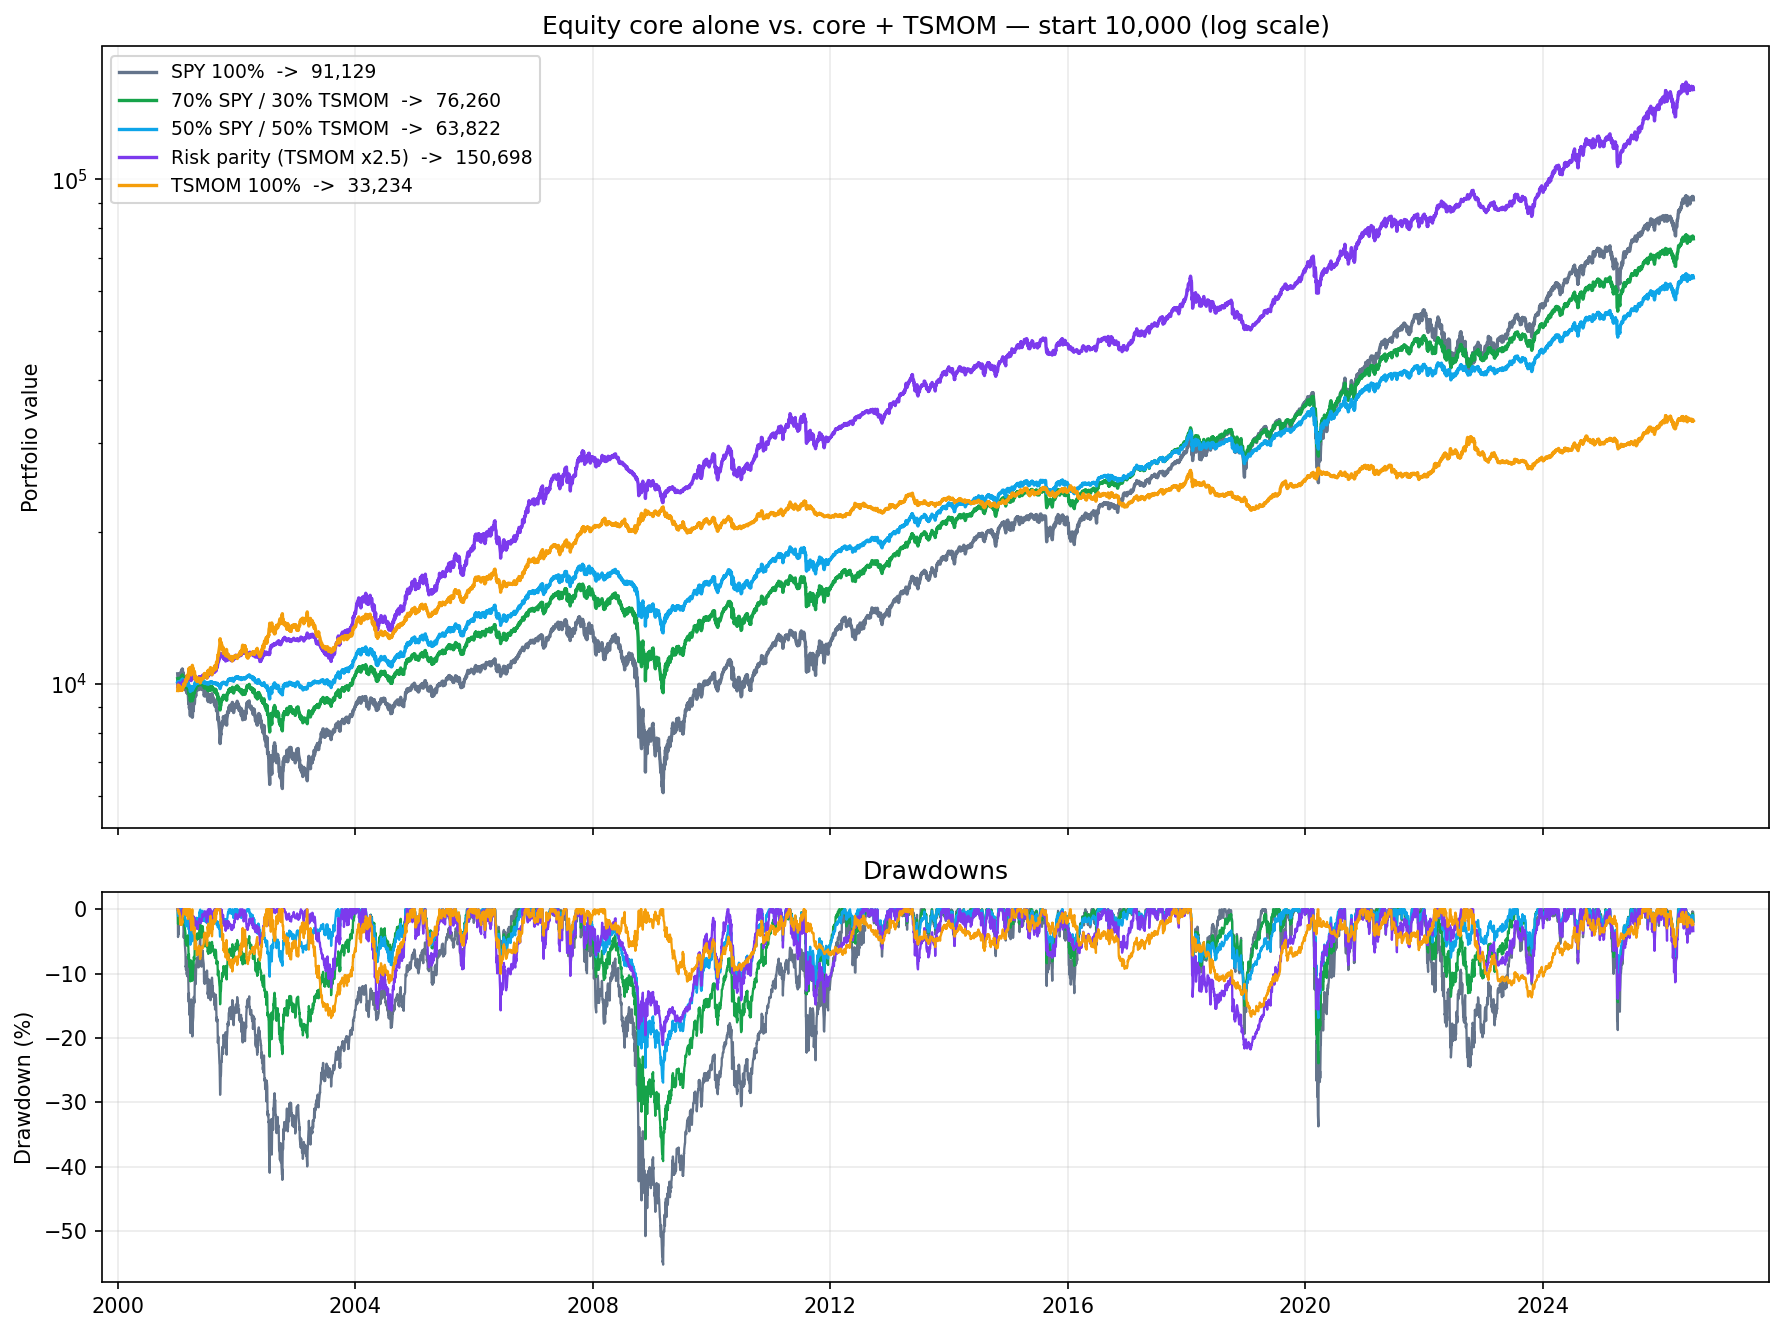

The script that saved this image:
"""
Portfolio construction — does adding TSMOM to an equity core actually help?
===========================================================================
Compares an S&P 500 (SPY) buy-and-hold core against blends with TSMOM v2 at
several capital weightings — and, crucially, at equal RISK weighting.

The point of the exercise:
    Diversification is a RISK allocation, not a CAPITAL allocation.
    30% of capital in a low-volatility strategy contributes ~2.5% of portfolio
    risk — i.e. almost nothing. Only risk-weighting unlocks the benefit.

Honest caveat (read the README): the risk-parity result requires ~2.5x leverage
on a strategy that already runs ~45x gross notional. It is the theoretical
ceiling, NOT something implementable as-is.

Run:  python index_vs_tsmom.py   ->  writes index_vs_tsmom.png + .csv
"""

import os
import numpy as np
import pandas as pd
import yfinance as yf
import matplotlib.pyplot as plt

UNIVERSE = ["SPY", "QQQ", "IWM", "EFA", "EEM", "EWJ", "FXI",
            "TLT", "IEF", "SHY", "LQD", "HYG", "EMB",
            "GLD", "SLV", "USO", "UNG", "DBA", "DBB",
            "UUP", "FXE", "FXY", "FXB", "FXA"]

LOOKBACK, VOL_WINDOW, TARGET_VOL, COST = 252, 60, 0.15, 0.0005   # 5 bp per unit traded
START_CAPITAL = 10_000


def tsmom_net(px, logret):
    """TSMOM v2, net of transaction costs. Same logic as strategies/tsmom_v2."""
    signal   = np.sign(px.pct_change(LOOKBACK, fill_method=None))
    vol      = logret.rolling(VOL_WINDOW).std() * np.sqrt(252)
    position = (TARGET_VOL / vol) * signal
    turnover = position.diff().abs()
    return ((position.shift(1) * logret) - COST * turnover).mean(axis=1).dropna()


def stats(r, start=START_CAPITAL):
    eq   = start * (1 + r).cumprod()
    yrs  = (r.index[-1] - r.index[0]).days / 365.25
    cagr = (eq.iloc[-1] / start) ** (1 / yrs) - 1
    return {
        "Final":  f"{eq.iloc[-1]:,.0f}",
        "CAGR":   f"{cagr:.2%}",
        "Vol":    f"{r.std() * np.sqrt(252):.2%}",
        "Sharpe": round(float(r.mean() / r.std() * np.sqrt(252)), 2),
        "MaxDD":  f"{(eq / eq.cummax() - 1).min():.1%}",
        "MaxDD_abs": f"{(eq - eq.cummax()).min():,.0f}",
        "Calmar": round(float(cagr / abs((eq / eq.cummax() - 1).min())), 2),
    }


def main():
    px     = yf.download(UNIVERSE, start="2000-01-01", progress=False)["Close"]
    logret = np.log(px / px.shift(1)).dropna(how="all")

    tsmom_l = tsmom_net(px, logret)
    spy_l   = logret["SPY"].dropna()
    idx     = tsmom_l.index.intersection(spy_l.index)

    # simple returns — correct for blending
    spy   = np.exp(spy_l.loc[idx])   - 1
    tsmom = np.exp(tsmom_l.loc[idx]) - 1

    lev = spy.std() / tsmom.std()      # scale TSMOM to SPY's risk level
    ports = {
        "SPY 100%":                      spy,
        "70% SPY / 30% TSMOM":           0.7 * spy + 0.3 * tsmom,
        "50% SPY / 50% TSMOM":           0.5 * spy + 0.5 * tsmom,
        f"Risk parity (TSMOM x{lev:.1f})": 0.5 * spy + 0.5 * lev * tsmom,
        "TSMOM 100%":                    tsmom,
    }

    tab = pd.DataFrame({k: stats(v) for k, v in ports.items()}).T
    print(f"Start capital: {START_CAPITAL:,} | Period: {idx[0].date()} - {idx[-1].date()}\n")
    print(tab.to_string())
    print(f"\nCorrelation SPY vs TSMOM: {spy.corr(tsmom):.3f}")

    # ---------- plot ----------
    fig, ax = plt.subplots(2, 1, figsize=(12, 9), sharex=True,
                           gridspec_kw={"height_ratios": [2, 1]})
    colors = ["#64748b", "#16a34a", "#0ea5e9", "#7c3aed", "#f59e0b"]
    for (name, r), c in zip(ports.items(), colors):
        eq = START_CAPITAL * (1 + r).cumprod()
        ax[0].plot(eq, label=f"{name}  ->  {eq.iloc[-1]:,.0f}", color=c, lw=1.6)
        ax[1].plot((eq / eq.cummax() - 1) * 100, color=c, lw=1.1)

    ax[0].set_yscale("log"); ax[0].set_ylabel("Portfolio value")
    ax[0].set_title(f"Equity core alone vs. core + TSMOM — start {START_CAPITAL:,} (log scale)")
    ax[0].legend(fontsize=9); ax[0].grid(alpha=.25)
    ax[1].set_ylabel("Drawdown (%)"); ax[1].set_title("Drawdowns"); ax[1].grid(alpha=.25)
    plt.tight_layout()

    here = os.path.dirname(os.path.abspath(__file__))
    plt.savefig(os.path.join(here, "index_vs_tsmom.png"), dpi=150, bbox_inches="tight")
    tab.to_csv(os.path.join(here, "index_vs_tsmom.csv"))
    print("\nwrote index_vs_tsmom.png + index_vs_tsmom.csv")


if __name__ == "__main__":
    main()
